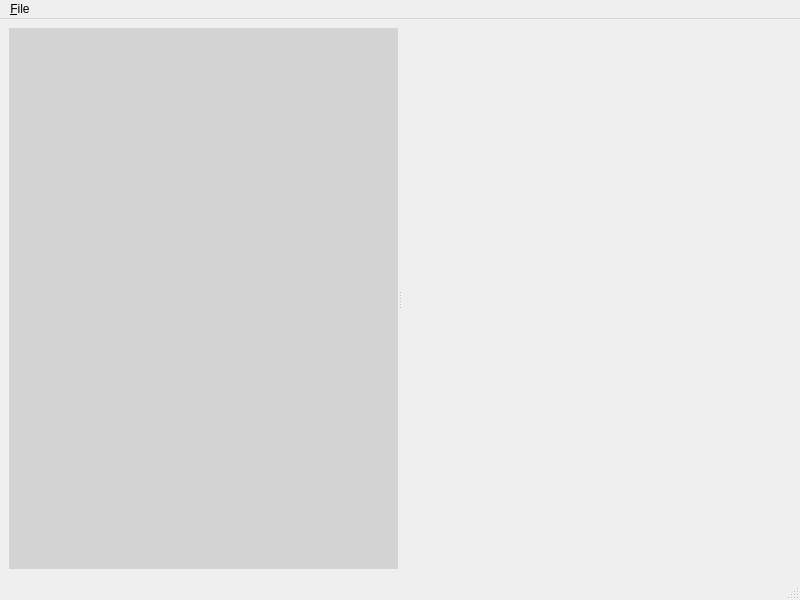
<?xml version="1.0" encoding="UTF-8"?>
<ui version="4.0">
 <class>MainWindow</class>
 <widget class="QMainWindow" name="MainWindow">
  <property name="geometry">
   <rect>
    <x>0</x>
    <y>0</y>
    <width>800</width>
    <height>600</height>
   </rect>
  </property>
  <property name="windowTitle">
   <string>MainWindow</string>
  </property>
  <widget class="QWidget" name="centralwidget">
   <layout class="QVBoxLayout" name="verticalLayout">
    <item>
     <widget class="QSplitter" name="splitter">
      <property name="orientation">
       <enum>Qt::Horizontal</enum>
      </property>
      <widget class="QWidget" name="leftWidget" native="true">
       <property name="styleSheet">
        <string notr="true">background-color: lightgray;</string>
       </property>
      </widget>
      <widget class="MyPdfView" name="pdfView" native="true"/>
     </widget>
    </item>
   </layout>
  </widget>
  <widget class="QMenuBar" name="menubar">
   <property name="geometry">
    <rect>
     <x>0</x>
     <y>0</y>
     <width>800</width>
     <height>23</height>
    </rect>
   </property>
   <widget class="QMenu" name="menu_File">
    <property name="title">
     <string>&amp;File</string>
    </property>
    <addaction name="action_Open_PDF"/>
    <addaction name="actionE_xit"/>
   </widget>
   <addaction name="menu_File"/>
  </widget>
  <widget class="QStatusBar" name="statusbar"/>
  <action name="actionE_xit">
   <property name="text">
    <string>E&amp;xit</string>
   </property>
  </action>
  <action name="action_Open_PDF">
   <property name="text">
    <string>&amp;Open PDF</string>
   </property>
  </action>
 </widget>
 <customwidgets>
  <customwidget>
   <class>MyPdfView</class>
   <extends>QWidget</extends>
   <header>mypdfview.h</header>
   <container>1</container>
  </customwidget>
 </customwidgets>
 <resources/>
 <connections>
  <connection>
   <sender>action_Open_PDF</sender>
   <signal>triggered()</signal>
   <receiver>MainWindow</receiver>
   <slot>choosePDF()</slot>
   <hints>
    <hint type="sourcelabel">
     <x>-1</x>
     <y>-1</y>
    </hint>
    <hint type="destinationlabel">
     <x>399</x>
     <y>299</y>
    </hint>
   </hints>
  </connection>
  <connection>
   <sender>actionE_xit</sender>
   <signal>triggered()</signal>
   <receiver>MainWindow</receiver>
   <slot>close()</slot>
   <hints>
    <hint type="sourcelabel">
     <x>-1</x>
     <y>-1</y>
    </hint>
    <hint type="destinationlabel">
     <x>399</x>
     <y>299</y>
    </hint>
   </hints>
  </connection>
 </connections>
 <slots>
  <slot>choosePDF()</slot>
 </slots>
</ui>
